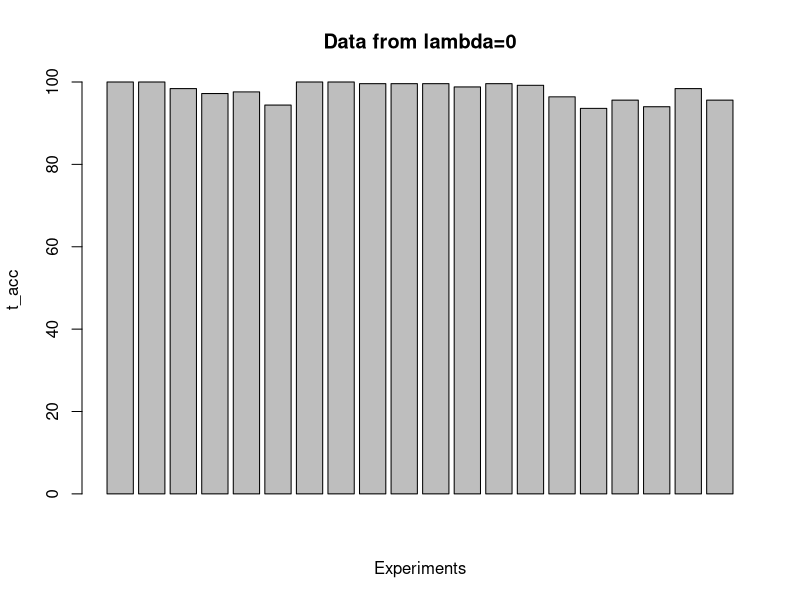
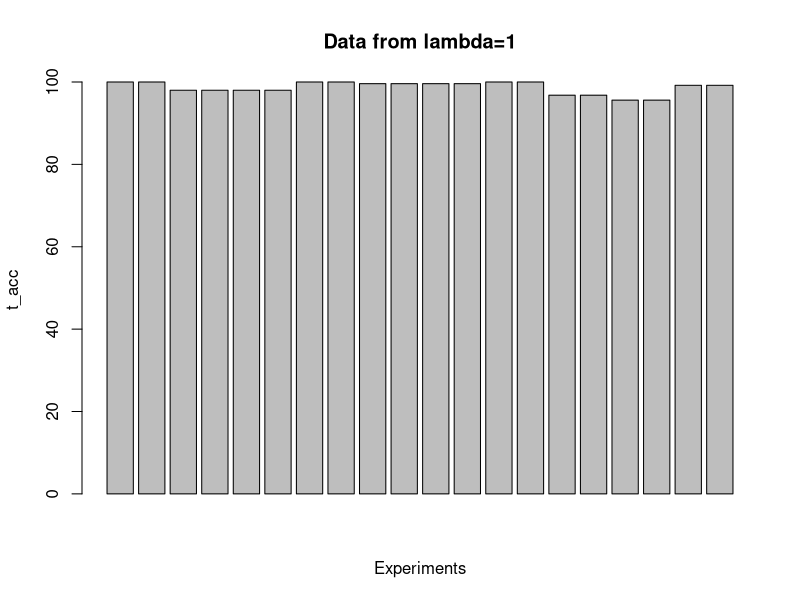
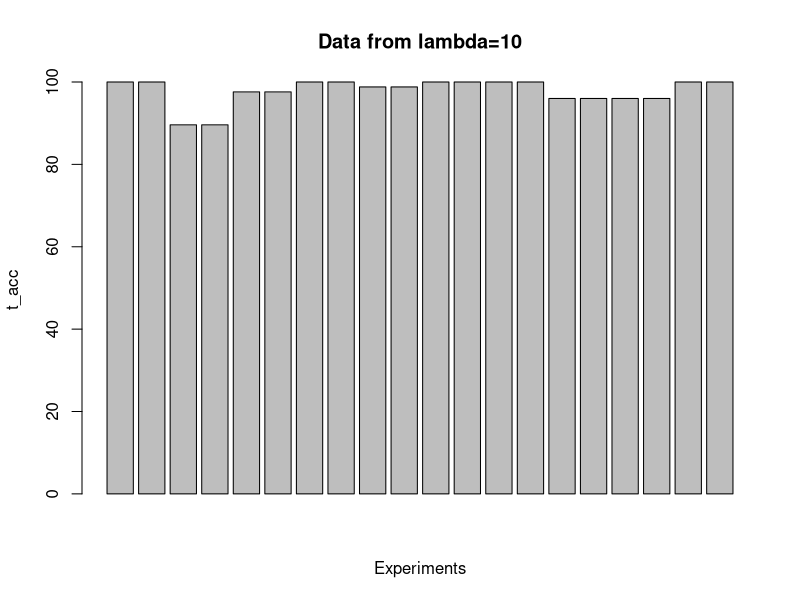
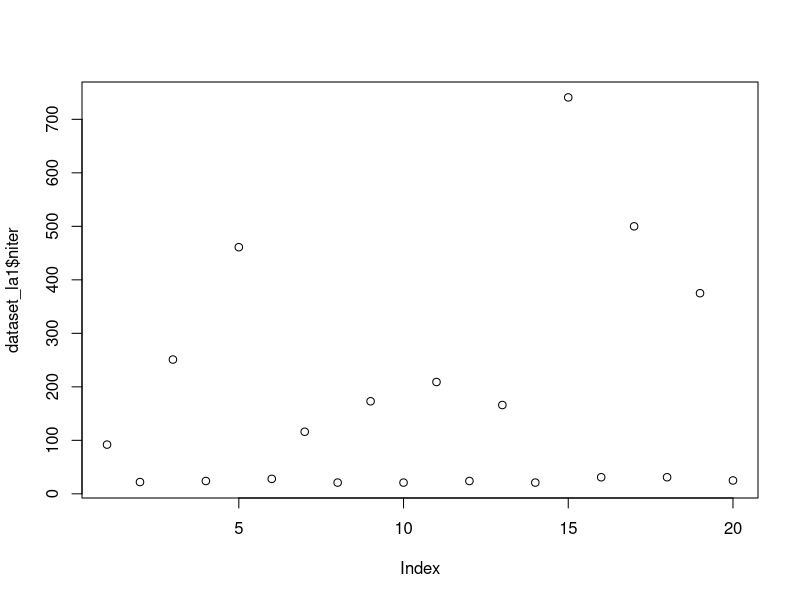
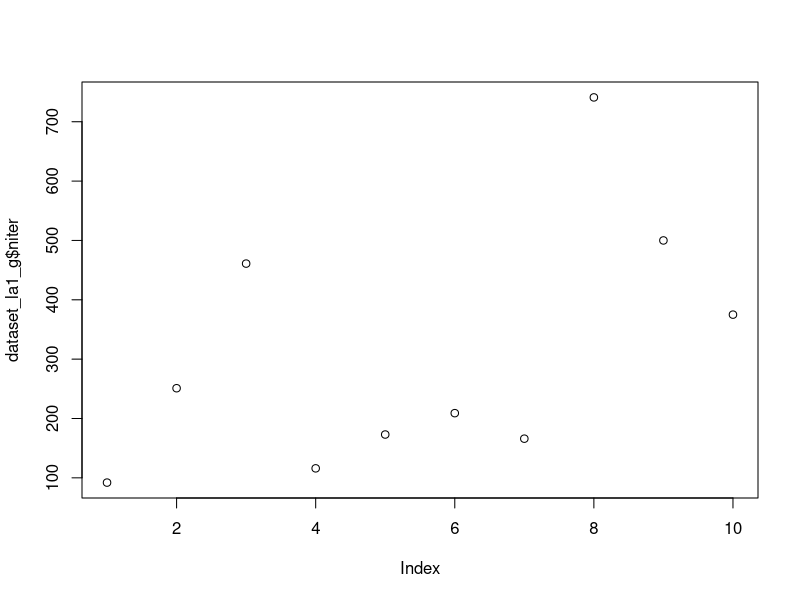
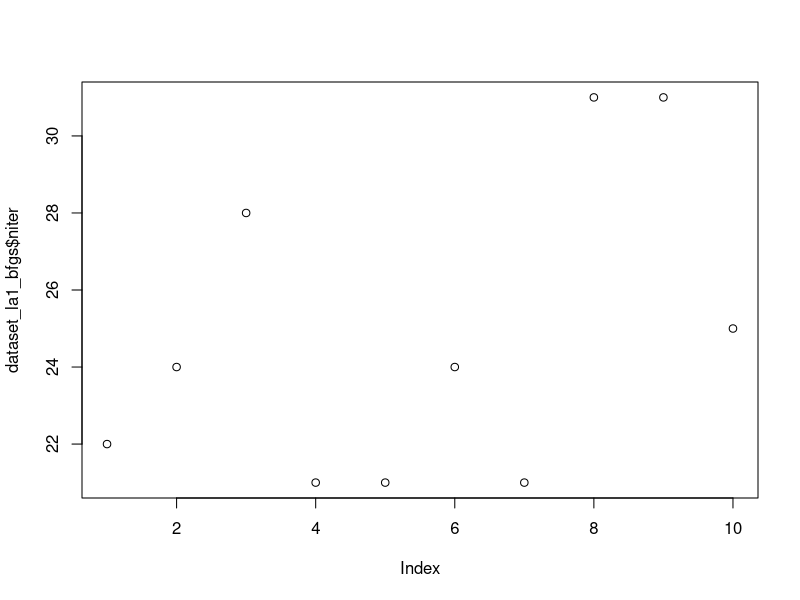

These figures' R source, in order:
#otdm visualization:


dataset <- read.csv("uo_nn_batchR.csv", sep = ";")

dataset$X <- NULL
#by target
dataset_targ_0 <- dataset[dataset$num_target == 0,]
dataset_targ_1 <- dataset[dataset$num_target == 1,]
dataset_targ_2 <- dataset[dataset$num_target == 2,]
dataset_targ_3 <- dataset[dataset$num_target == 3,]
dataset_targ_4 <- dataset[dataset$num_target == 4,]
dataset_targ_5 <- dataset[dataset$num_target == 5,]
dataset_targ_6 <- dataset[dataset$num_target == 6,]
dataset_targ_7 <- dataset[dataset$num_target == 7,]
dataset_targ_8 <- dataset[dataset$num_target == 8,]
dataset_targ_9 <- dataset[dataset$num_target == 9,]


dataset_la0 <- dataset[dataset$la == 0,]
dataset_la1 <- dataset[dataset$la == 1,]
dataset_la10 <- dataset[dataset$la == 10,]

mean(dataset_la0$te_acc)
mean(dataset_la1$te_acc)
mean(dataset_la10$te_acc)

b1 <- barplot(dataset_la0$te_acc, main="Data from lambda=0",  xlab="Experiments", ylab="t_acc")
#text(b1, labels=dataset_la0$num_target, xpd=F)

barplot(dataset_la1$te_acc, main="Data from lambda=1",  xlab="Experiments", ylab="t_acc")
barplot(dataset_la10$te_acc, main="Data from lambda=10",  xlab="Experiments", ylab="t_acc")


#Jo ara per ara agafaria lambda 1 perquè és el que més accuracy té.
#Per altra part, el que faria després és agafar el metode 3 perquè convergeix molt més ràpid però no sé
#si realment el que et comento és com hauria de ser o no.

plot(dataset_la1$niter)
#aqui pots veure dos grups i realment, pots veure que uns son de bfgs i els altres de gm
dataset_la1_g <- dataset_la1[dataset_la1$isd == 1,]
dataset_la1_bfgs <- dataset_la1[dataset_la1$isd == 3,]

plot(dataset_la1_g$niter)
plot(dataset_la1_bfgs$niter)

#idk
